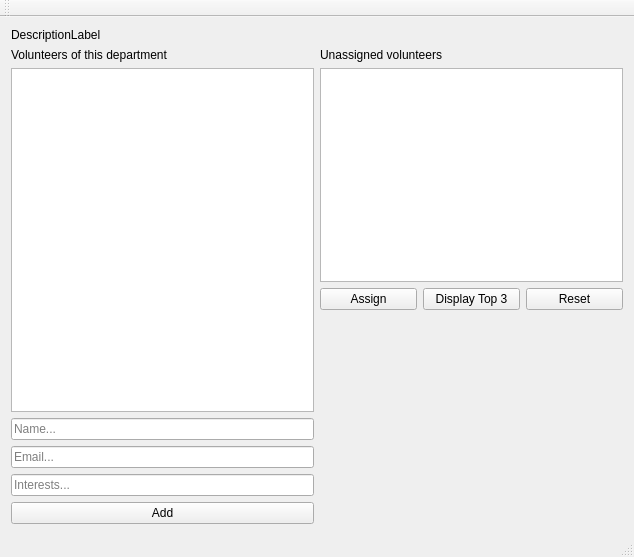
<?xml version="1.0" encoding="UTF-8"?>
<ui version="4.0">
 <class>GUIClass</class>
 <widget class="QMainWindow" name="GUIClass">
  <property name="geometry">
   <rect>
    <x>0</x>
    <y>0</y>
    <width>634</width>
    <height>557</height>
   </rect>
  </property>
  <property name="windowTitle">
   <string>GUI</string>
  </property>
  <widget class="QWidget" name="centralWidget">
   <layout class="QVBoxLayout" name="verticalLayout_4">
    <item>
     <widget class="QLabel" name="descLabel">
      <property name="text">
       <string>DescriptionLabel</string>
      </property>
     </widget>
    </item>
    <item>
     <layout class="QHBoxLayout" name="horizontalLayout_2">
      <item>
       <layout class="QVBoxLayout" name="verticalLayout_2">
        <item>
         <widget class="QLabel" name="label_2">
          <property name="text">
           <string>Volunteers of this department</string>
          </property>
         </widget>
        </item>
        <item>
         <widget class="QListWidget" name="assignedList"/>
        </item>
        <item>
         <layout class="QVBoxLayout" name="verticalLayout">
          <item>
           <widget class="QLineEdit" name="nameLineEdit">
            <property name="placeholderText">
             <string>Name...</string>
            </property>
           </widget>
          </item>
          <item>
           <widget class="QLineEdit" name="emailLineEdit">
            <property name="placeholderText">
             <string>Email...</string>
            </property>
           </widget>
          </item>
          <item>
           <widget class="QLineEdit" name="interestsLineEdit">
            <property name="placeholderText">
             <string>Interests...</string>
            </property>
           </widget>
          </item>
          <item>
           <widget class="QPushButton" name="addButton">
            <property name="text">
             <string>Add</string>
            </property>
           </widget>
          </item>
         </layout>
        </item>
       </layout>
      </item>
      <item>
       <layout class="QVBoxLayout" name="verticalLayout_3">
        <item>
         <widget class="QLabel" name="label">
          <property name="text">
           <string>Unassigned volunteers</string>
          </property>
         </widget>
        </item>
        <item>
         <widget class="QListWidget" name="unassignedList"/>
        </item>
        <item>
         <layout class="QHBoxLayout" name="horizontalLayout">
          <item>
           <widget class="QPushButton" name="assignButton">
            <property name="text">
             <string>Assign</string>
            </property>
           </widget>
          </item>
          <item>
           <widget class="QPushButton" name="topButton">
            <property name="text">
             <string>Display Top 3</string>
            </property>
           </widget>
          </item>
          <item>
           <widget class="QPushButton" name="resetButton">
            <property name="text">
             <string>Reset</string>
            </property>
           </widget>
          </item>
         </layout>
        </item>
        <item>
         <spacer name="verticalSpacer">
          <property name="orientation">
           <enum>Qt::Vertical</enum>
          </property>
          <property name="sizeHint" stdset="0">
           <size>
            <width>20</width>
            <height>40</height>
           </size>
          </property>
         </spacer>
        </item>
       </layout>
      </item>
     </layout>
    </item>
   </layout>
  </widget>
  <widget class="QMenuBar" name="menuBar">
   <property name="geometry">
    <rect>
     <x>0</x>
     <y>0</y>
     <width>634</width>
     <height>21</height>
    </rect>
   </property>
  </widget>
  <widget class="QToolBar" name="mainToolBar">
   <attribute name="toolBarArea">
    <enum>TopToolBarArea</enum>
   </attribute>
   <attribute name="toolBarBreak">
    <bool>false</bool>
   </attribute>
  </widget>
  <widget class="QStatusBar" name="statusBar"/>
 </widget>
 <layoutdefault spacing="6" margin="11"/>
 <resources>
  <include location="GUI.qrc"/>
 </resources>
 <connections/>
</ui>
